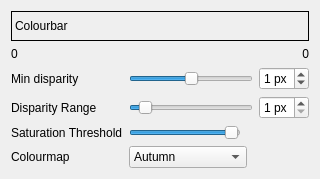
<?xml version="1.0" encoding="UTF-8"?>
<ui version="4.0">
 <class>DisparityViewer</class>
 <widget class="QWidget" name="DisparityViewer">
  <property name="geometry">
   <rect>
    <x>0</x>
    <y>0</y>
    <width>320</width>
    <height>177</height>
   </rect>
  </property>
  <property name="sizePolicy">
   <sizepolicy hsizetype="Preferred" vsizetype="Fixed">
    <horstretch>0</horstretch>
    <verstretch>0</verstretch>
   </sizepolicy>
  </property>
  <property name="minimumSize">
   <size>
    <width>320</width>
    <height>0</height>
   </size>
  </property>
  <property name="maximumSize">
   <size>
    <width>320</width>
    <height>16777215</height>
   </size>
  </property>
  <property name="windowTitle">
   <string>Form</string>
  </property>
  <layout class="QGridLayout" name="gridLayout">
   <item row="0" column="2" colspan="5">
    <widget class="QLabel" name="colourbar">
     <property name="minimumSize">
      <size>
       <width>0</width>
       <height>30</height>
      </size>
     </property>
     <property name="maximumSize">
      <size>
       <width>300</width>
       <height>30</height>
      </size>
     </property>
     <property name="autoFillBackground">
      <bool>false</bool>
     </property>
     <property name="styleSheet">
      <string notr="true">border: 1px solid black</string>
     </property>
     <property name="text">
      <string>Colourbar</string>
     </property>
    </widget>
   </item>
   <item row="5" column="2">
    <widget class="QLabel" name="label_3">
     <property name="text">
      <string>Colourmap</string>
     </property>
    </widget>
   </item>
   <item row="3" column="2">
    <widget class="QLabel" name="label_2">
     <property name="text">
      <string>Disparity Range</string>
     </property>
    </widget>
   </item>
   <item row="2" column="6">
    <widget class="QSpinBox" name="minDisparitySpinbox">
     <property name="maximumSize">
      <size>
       <width>50</width>
       <height>16777215</height>
      </size>
     </property>
     <property name="suffix">
      <string> px</string>
     </property>
     <property name="minimum">
      <number>-300</number>
     </property>
     <property name="maximum">
      <number>300</number>
     </property>
     <property name="value">
      <number>1</number>
     </property>
    </widget>
   </item>
   <item row="2" column="3" colspan="3">
    <widget class="QSlider" name="minDisparitySlider">
     <property name="minimum">
      <number>-300</number>
     </property>
     <property name="maximum">
      <number>300</number>
     </property>
     <property name="value">
      <number>0</number>
     </property>
     <property name="orientation">
      <enum>Qt::Horizontal</enum>
     </property>
    </widget>
   </item>
   <item row="3" column="6">
    <widget class="QSpinBox" name="disparityRangeSpinbox">
     <property name="maximumSize">
      <size>
       <width>50</width>
       <height>16777215</height>
      </size>
     </property>
     <property name="suffix">
      <string> px</string>
     </property>
     <property name="minimum">
      <number>1</number>
     </property>
     <property name="maximum">
      <number>752</number>
     </property>
    </widget>
   </item>
   <item row="2" column="2">
    <widget class="QLabel" name="label">
     <property name="text">
      <string>Min disparity</string>
     </property>
    </widget>
   </item>
   <item row="5" column="3" colspan="2">
    <widget class="QComboBox" name="colourmapComboBox">
     <item>
      <property name="text">
       <string>Autumn</string>
      </property>
     </item>
     <item>
      <property name="text">
       <string>Bone</string>
      </property>
     </item>
     <item>
      <property name="text">
       <string>Jet</string>
      </property>
     </item>
     <item>
      <property name="text">
       <string>Winter</string>
      </property>
     </item>
     <item>
      <property name="text">
       <string>Rainbow</string>
      </property>
     </item>
     <item>
      <property name="text">
       <string>Ocean</string>
      </property>
     </item>
     <item>
      <property name="text">
       <string>Summer</string>
      </property>
     </item>
     <item>
      <property name="text">
       <string>Spring</string>
      </property>
     </item>
     <item>
      <property name="text">
       <string>Cool</string>
      </property>
     </item>
     <item>
      <property name="text">
       <string>HSV</string>
      </property>
     </item>
     <item>
      <property name="text">
       <string>Pink</string>
      </property>
     </item>
     <item>
      <property name="text">
       <string>Hot</string>
      </property>
     </item>
     <item>
      <property name="text">
       <string>Parula</string>
      </property>
     </item>
    </widget>
   </item>
   <item row="3" column="3" colspan="3">
    <widget class="QSlider" name="disparityRangeSlider">
     <property name="minimum">
      <number>1</number>
     </property>
     <property name="maximum">
      <number>752</number>
     </property>
     <property name="value">
      <number>64</number>
     </property>
     <property name="orientation">
      <enum>Qt::Horizontal</enum>
     </property>
    </widget>
   </item>
   <item row="4" column="3">
    <widget class="QSlider" name="intensityThresholdSlider">
     <property name="maximum">
      <number>255</number>
     </property>
     <property name="value">
      <number>250</number>
     </property>
     <property name="orientation">
      <enum>Qt::Horizontal</enum>
     </property>
    </widget>
   </item>
   <item row="4" column="2">
    <widget class="QLabel" name="label_4">
     <property name="text">
      <string>Saturation Threshold</string>
     </property>
    </widget>
   </item>
   <item row="1" column="2">
    <widget class="QLabel" name="maxDisparityLabel">
     <property name="text">
      <string>0</string>
     </property>
    </widget>
   </item>
   <item row="1" column="6">
    <widget class="QLabel" name="minDisparityLabel">
     <property name="text">
      <string>0</string>
     </property>
     <property name="alignment">
      <set>Qt::AlignRight|Qt::AlignTrailing|Qt::AlignVCenter</set>
     </property>
    </widget>
   </item>
  </layout>
 </widget>
 <resources/>
 <connections/>
</ui>
